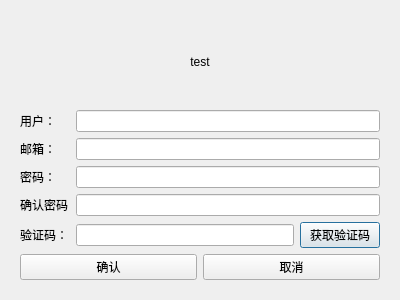
<?xml version="1.0" encoding="UTF-8"?>
<ui version="4.0">
 <class>Register_Dialog</class>
 <widget class="QDialog" name="Register_Dialog">
  <property name="geometry">
   <rect>
    <x>0</x>
    <y>0</y>
    <width>400</width>
    <height>300</height>
   </rect>
  </property>
  <property name="windowTitle">
   <string>Dialog</string>
  </property>
  <layout class="QVBoxLayout" name="verticalLayout_2">
   <item>
    <layout class="QVBoxLayout" name="verticalLayout">
     <item>
      <widget class="QStackedWidget" name="stackedWidget">
       <property name="currentIndex">
        <number>0</number>
       </property>
       <widget class="QWidget" name="page">
        <layout class="QVBoxLayout" name="verticalLayout_3">
         <item>
          <widget class="QWidget" name="widget" native="true">
           <layout class="QHBoxLayout" name="horizontalLayout_8">
            <item>
             <widget class="QLabel" name="err_tip">
              <property name="styleSheet">
               <string notr="true"/>
              </property>
              <property name="text">
               <string>test</string>
              </property>
              <property name="alignment">
               <set>Qt::AlignCenter</set>
              </property>
             </widget>
            </item>
           </layout>
          </widget>
         </item>
         <item>
          <layout class="QHBoxLayout" name="horizontalLayout">
           <item>
            <widget class="QLabel" name="user_label">
             <property name="minimumSize">
              <size>
               <width>50</width>
               <height>0</height>
              </size>
             </property>
             <property name="maximumSize">
              <size>
               <width>50</width>
               <height>16777215</height>
              </size>
             </property>
             <property name="text">
              <string>用户：</string>
             </property>
            </widget>
           </item>
           <item>
            <widget class="QLineEdit" name="user_lineEdit"/>
           </item>
          </layout>
         </item>
         <item>
          <layout class="QHBoxLayout" name="horizontalLayout_3">
           <item>
            <widget class="QLabel" name="email_label">
             <property name="minimumSize">
              <size>
               <width>50</width>
               <height>0</height>
              </size>
             </property>
             <property name="maximumSize">
              <size>
               <width>50</width>
               <height>16777215</height>
              </size>
             </property>
             <property name="text">
              <string>邮箱：</string>
             </property>
            </widget>
           </item>
           <item>
            <widget class="QLineEdit" name="email_lineEdit"/>
           </item>
          </layout>
         </item>
         <item>
          <layout class="QHBoxLayout" name="horizontalLayout_4">
           <item>
            <widget class="QLabel" name="password_label">
             <property name="minimumSize">
              <size>
               <width>50</width>
               <height>0</height>
              </size>
             </property>
             <property name="maximumSize">
              <size>
               <width>50</width>
               <height>16777215</height>
              </size>
             </property>
             <property name="text">
              <string>密码：</string>
             </property>
            </widget>
           </item>
           <item>
            <widget class="QLineEdit" name="password_lineEdit"/>
           </item>
          </layout>
         </item>
         <item>
          <layout class="QHBoxLayout" name="horizontalLayout_5">
           <item>
            <widget class="QLabel" name="password_label2">
             <property name="minimumSize">
              <size>
               <width>50</width>
               <height>0</height>
              </size>
             </property>
             <property name="maximumSize">
              <size>
               <width>50</width>
               <height>16777215</height>
              </size>
             </property>
             <property name="text">
              <string>确认密码：</string>
             </property>
            </widget>
           </item>
           <item>
            <widget class="QLineEdit" name="password_lineEdit2"/>
           </item>
          </layout>
         </item>
         <item>
          <layout class="QHBoxLayout" name="horizontalLayout_6">
           <item>
            <widget class="QLabel" name="label_4">
             <property name="minimumSize">
              <size>
               <width>50</width>
               <height>0</height>
              </size>
             </property>
             <property name="maximumSize">
              <size>
               <width>50</width>
               <height>16777215</height>
              </size>
             </property>
             <property name="text">
              <string>验证码：</string>
             </property>
            </widget>
           </item>
           <item>
            <widget class="QLineEdit" name="lineEdit_4"/>
           </item>
           <item>
            <widget class="QPushButton" name="pushButton_2">
             <property name="text">
              <string>获取验证码</string>
             </property>
            </widget>
           </item>
          </layout>
         </item>
         <item>
          <layout class="QHBoxLayout" name="horizontalLayout_7">
           <item>
            <widget class="QPushButton" name="OK_pushButton">
             <property name="text">
              <string>确认</string>
             </property>
            </widget>
           </item>
           <item>
            <widget class="QPushButton" name="Cancel_pushButton">
             <property name="text">
              <string>取消</string>
             </property>
            </widget>
           </item>
          </layout>
         </item>
        </layout>
       </widget>
       <widget class="QWidget" name="page_2"/>
      </widget>
     </item>
    </layout>
   </item>
  </layout>
 </widget>
 <resources/>
 <connections/>
</ui>
